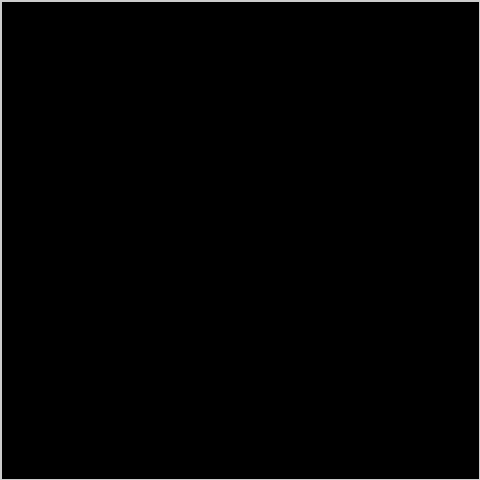
Frame 1 (no input)
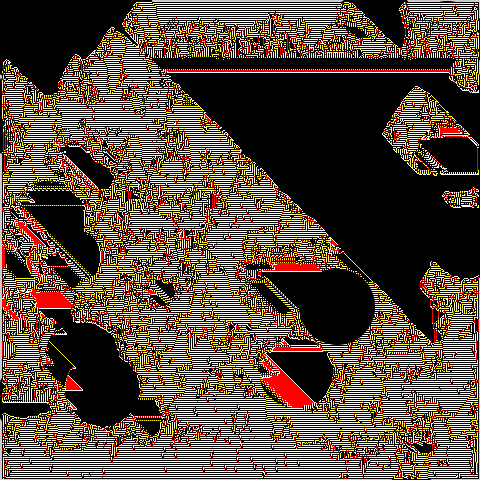
Frame 60 (the mouse pressed at the canvas centre just before this capture)
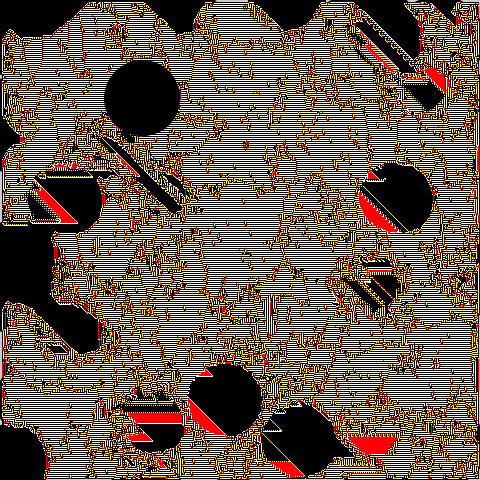
Frame 120 (the mouse held since frame 60 and released just before this capture)

The Processing sketch that drew these frames (run headless with seeded random() and noise(); from frame 60 on, the mouse is pressed at the canvas centre):

// Processing sketch: Finale
// ── Finale.pde
int x,y,t,a,b;
void setup(){size(480,480);fill(0);}
void draw(){
for(x=1; ++x<479;)for(y=1;++y<479;){t=0;
 for(a=x-1;a<x+2;a++)for(b=y-1;b<y+2;)t+=red(get(a,b++))>0?1:0;
 t=t==3?-1:t!=4?0:color(255,red(get(x,y))-9,0);
 set(x,y,color(t));}circle(random(480),random(480),75);}//#p5t
